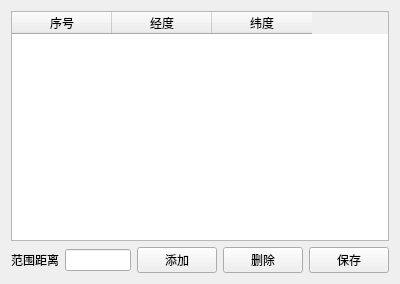
<?xml version="1.0" encoding="UTF-8"?>
<ui version="4.0">
 <class>float_setting</class>
 <widget class="QWidget" name="float_setting">
  <property name="geometry">
   <rect>
    <x>0</x>
    <y>0</y>
    <width>400</width>
    <height>284</height>
   </rect>
  </property>
  <property name="windowTitle">
   <string>Form</string>
  </property>
  <layout class="QGridLayout" name="gridLayout">
   <item row="0" column="0">
    <widget class="QTableWidget" name="table1">
     <column>
      <property name="text">
       <string>序号</string>
      </property>
     </column>
     <column>
      <property name="text">
       <string>经度</string>
      </property>
     </column>
     <column>
      <property name="text">
       <string>纬度</string>
      </property>
     </column>
    </widget>
   </item>
   <item row="1" column="0">
    <layout class="QHBoxLayout" name="horizontalLayout">
     <item>
      <widget class="QLabel" name="label">
       <property name="text">
        <string>范围距离</string>
       </property>
      </widget>
     </item>
     <item>
      <widget class="QLineEdit" name="lineEdit"/>
     </item>
     <item>
      <layout class="QHBoxLayout" name="horizontalLayout_2">
       <item>
        <widget class="QPushButton" name="add_pushButton">
         <property name="text">
          <string>添加</string>
         </property>
        </widget>
       </item>
       <item>
        <widget class="QPushButton" name="del_pushButton">
         <property name="text">
          <string>删除</string>
         </property>
        </widget>
       </item>
       <item>
        <widget class="QPushButton" name="save_pushButton">
         <property name="text">
          <string>保存</string>
         </property>
        </widget>
       </item>
      </layout>
     </item>
    </layout>
   </item>
  </layout>
 </widget>
 <resources/>
 <connections/>
</ui>
